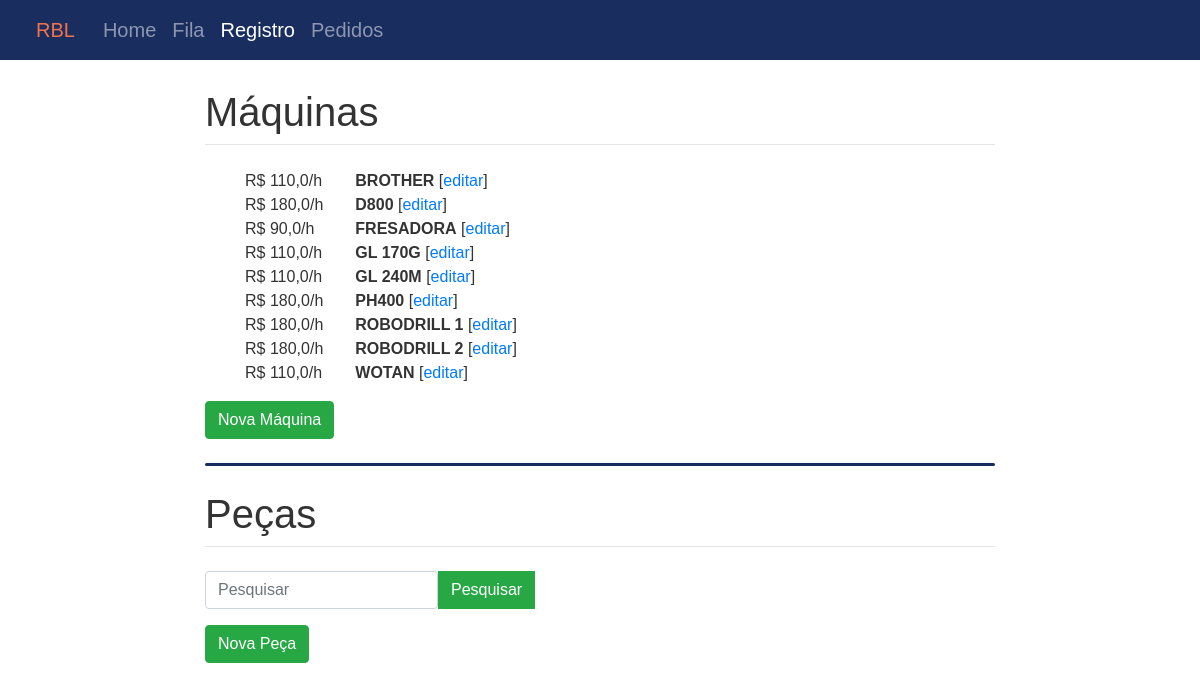
Page /registro/ on the committed database.
### main/models.py (models this page shows)
class Maquina(models.Model):
    nome = models.CharField(verbose_name="Nome", max_length=50)
    apelido = models.CharField(verbose_name="Apelido", max_length=50)
    custo_hora = models.FloatField(verbose_name="Custo/Hora", max_length=12)

### main/views.py (the view)
# urls.py: path('registro/', views.registro, name='registro'),
def registro(request):
    maquinas = Maquina.objects.all()
    pecas = Peca.objects.all()
    return render(request, 'main/registro.html', {'maquinas':maquinas, 'pecas':pecas})

### main/templatetags/main_extras.py (called while the page is built)
@register.filter
def sortbyname(data_set):
    return sorted(data_set, key=lambda x: x.nome)

### main/templates/main/registro.html (shortened to what this page needs)
{% extends 'main/base.html' %}
{% load main_extras %}
{% block content %}
<div class="row justify-content-center">
    <div class="col-8">
        <h1 class="mt-2">Máquinas</h1>
        <hr class="mt-0 mb-4">
        <ul class="two-col">
            {% for maquina in maquinas|sortbyname %}
                <li> R$ {{maquina.custo_hora}}/h</li>
                {% if maquina.apelido %}
                    <li><b>{{maquina.apelido}}</b> [<a href="{% url 'editar_maquina' index=maquina.id %}">editar</a>]</li>
                {% else %}
                    <li><b>{{maquina.nome}}</b> [<a href="{% url 'editar_maquina' index=maquina.id %}">editar</a>]</li>
                {% endif %}
            {% endfor %}
        </ul>
        <a href="maquina" name="novaPeca" class="btn btn-success">Nova Máquina</a>
        <br>
        <br>
        <hr class="mt-0 mb-4 blue-divider">
        <h1 class="mt-2">Peças</h1>
        <hr class="mt-0 mb-4">
        <form action="{% url 'search' %}" method="GET">
            <div class="input-group mb-3">
                <div class="input-group-prepend">
                    <input type="search" name="search" placeholder="Pesquisar" class="form-control me-2">
                    <button type="submit" class="btn btn-success">Pesquisar</button>
                </div>
            </div>
        </form>
        <a href="nova_peca" name="novaPeca" class="btn btn-success">Nova Peça</a>
    </div>
</div>
{% endblock content %}

### main/templates/main/base.html (shortened to what this page needs)
<!DOCTYPE html>
<html lang="pt-br">
{% load static %}
<head>
    <link rel="stylesheet" href="https://cdn.jsdelivr.net/npm/bootstrap@4.3.1/dist/css/bootstrap.min.css">
    <link href="https://stackpath.bootstrapcdn.com/font-awesome/4.7.0/css/font-awesome.min.css" rel="stylesheet">
    <link rel="stylesheet" href="{% static 'main/base-style.css' %}">
</head>
<body>
    <nav class="navbar navbar-expand-lg navbar-dark navbar">
        <a class="navbar-brand" href="#">RBL</a>
        <div class="collapse navbar-collapse" id="navbarSupportedContent">
          <ul class="navbar-nav mr-auto">
            <li class="nav-item {% if  request.path == '/'  %}active{% endif %}">
              <a class="nav-link" href="#">Home</a>
            </li>
            <li class="nav-item {% if  request.path|slice:":5" == '/fila'  %}active{% endif %}">
              <a class="nav-link" href="{% url 'fila' %}">Fila</a>
            </li>
            <li class="nav-item {% if  request.path|slice:":9" == '/registro'  %}active{% endif %}">
                <a class="nav-link" href="{% url 'registro' %}">Registro</a>
            </li>
            <li class="nav-item {% if  request.path|slice:":8" == '/pedidos'  %}active{% endif %}">
              <a class="nav-link" href="{% url 'pedidos' %}">Pedidos</a>
            </li>
          </ul>
        </div>
      </nav>
    <div id="content" name="content" class="main">
        {% block content %}
        {% endblock content %}
      </div>
    </body>
</html>

### main/static/main/base-style.css (style rules this page uses)
html, body { height: 100%; font-family: Arial, sans-serif; }
ul { list-style-type: none; }
.two-col { display: grid; grid-gap: 0 2em; grid-template-columns: auto 1fr; list-style-type: none; columns: 2; -webkit-columns: 2; -moz-columns: 2; list-style-position: inside; }
.main { height: 100%; margin-top: 80px; }
body { font-size: 16px; color: #333333; background-color: #ffffff; }
.navbar-brand { color: #F47249!important; }
.navbar { width: 100%; height: 60px; z-index: 99; position: fixed; top: 0; left: 0; background-color: #192D5E; overflow-x: hidden; }
.navbar a { color: #dedede; text-decoration: none; font-size: 20px; margin: 0px 0; padding: 0 20px; display: inline-block; }
.blue-divider { border-width: 3px; border-color: #192D5E; border-radius: 5px; }

### rows in the picture
Maquina: custo_hora "110,0", apelido "BROTHER"
Maquina: custo_hora "180,0", apelido "D800"
Maquina: custo_hora "90,0", apelido "FRESADORA"
Maquina: custo_hora "110,0", apelido "GL 170G"
Maquina: custo_hora "110,0", apelido "GL 240M"
Maquina: custo_hora "180,0", apelido "PH400"
Maquina: custo_hora "180,0", apelido "ROBODRILL 1"
Maquina: custo_hora "180,0", apelido "ROBODRILL 2"
Maquina: custo_hora "110,0", apelido "WOTAN"
